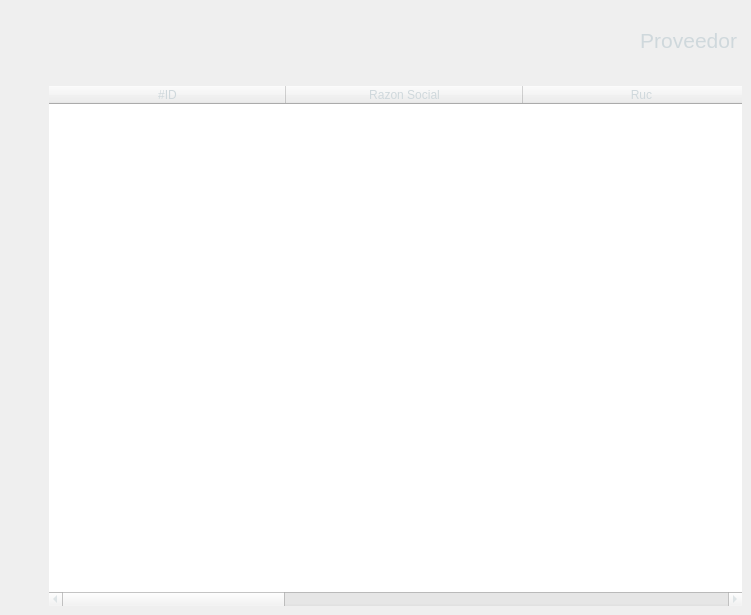
<?xml version="1.0" encoding="UTF-8"?>
<ui version="4.0">
 <class>Frame</class>
 <widget class="QFrame" name="Frame">
  <property name="geometry">
   <rect>
    <x>0</x>
    <y>0</y>
    <width>751</width>
    <height>615</height>
   </rect>
  </property>
  <property name="windowTitle">
   <string>Frame</string>
  </property>
  <property name="lineWidth">
   <number>0</number>
  </property>
  <layout class="QVBoxLayout" stretch="1,8">
   <property name="spacing">
    <number>10</number>
   </property>
   <property name="leftMargin">
    <number>40</number>
   </property>
   <property name="topMargin">
    <number>0</number>
   </property>
   <property name="rightMargin">
    <number>0</number>
   </property>
   <property name="bottomMargin">
    <number>0</number>
   </property>
   <item>
    <widget class="QFrame" name="frame">
     <property name="sizePolicy">
      <sizepolicy hsizetype="Expanding" vsizetype="Expanding">
       <horstretch>0</horstretch>
       <verstretch>0</verstretch>
      </sizepolicy>
     </property>
     <property name="layoutDirection">
      <enum>Qt::RightToLeft</enum>
     </property>
     <property name="frameShape">
      <enum>QFrame::NoFrame</enum>
     </property>
     <property name="frameShadow">
      <enum>QFrame::Raised</enum>
     </property>
     <property name="lineWidth">
      <number>0</number>
     </property>
     <widget class="QLabel" name="label">
      <property name="geometry">
       <rect>
        <x>486</x>
        <y>30</y>
        <width>211</width>
        <height>20</height>
       </rect>
      </property>
      <property name="sizePolicy">
       <sizepolicy hsizetype="Expanding" vsizetype="Expanding">
        <horstretch>0</horstretch>
        <verstretch>0</verstretch>
       </sizepolicy>
      </property>
      <property name="font">
       <font>
        <pointsize>16</pointsize>
       </font>
      </property>
      <property name="styleSheet">
       <string notr="true">QLabel {
	color: #cfd8dc;
}</string>
      </property>
      <property name="text">
       <string>Proveedor</string>
      </property>
      <property name="alignment">
       <set>Qt::AlignRight|Qt::AlignTrailing|Qt::AlignVCenter</set>
      </property>
     </widget>
     <widget class="QPushButton" name="btn_plus">
      <property name="geometry">
       <rect>
        <x>0</x>
        <y>30</y>
        <width>31</width>
        <height>31</height>
       </rect>
      </property>
      <property name="cursor">
       <cursorShape>PointingHandCursor</cursorShape>
      </property>
      <property name="text">
       <string/>
      </property>
      <property name="icon">
       <iconset>
        <normaloff>../assets/images/plus.png</normaloff>../assets/images/plus.png</iconset>
      </property>
      <property name="iconSize">
       <size>
        <width>25</width>
        <height>25</height>
       </size>
      </property>
      <property name="flat">
       <bool>true</bool>
      </property>
     </widget>
    </widget>
   </item>
   <item>
    <widget class="QFrame" name="frame_2">
     <property name="frameShape">
      <enum>QFrame::NoFrame</enum>
     </property>
     <property name="frameShadow">
      <enum>QFrame::Raised</enum>
     </property>
     <layout class="QVBoxLayout" name="verticalLayout">
      <item>
       <widget class="QTableWidget" name="table">
        <property name="enabled">
         <bool>true</bool>
        </property>
        <property name="styleSheet">
         <string notr="true">color: #cfd8dc;</string>
        </property>
        <property name="frameShape">
         <enum>QFrame::NoFrame</enum>
        </property>
        <property name="verticalScrollBarPolicy">
         <enum>Qt::ScrollBarAsNeeded</enum>
        </property>
        <property name="sizeAdjustPolicy">
         <enum>QAbstractScrollArea::AdjustToContents</enum>
        </property>
        <property name="editTriggers">
         <set>QAbstractItemView::NoEditTriggers</set>
        </property>
        <property name="alternatingRowColors">
         <bool>false</bool>
        </property>
        <property name="textElideMode">
         <enum>Qt::ElideMiddle</enum>
        </property>
        <property name="verticalScrollMode">
         <enum>QAbstractItemView::ScrollPerItem</enum>
        </property>
        <property name="showGrid">
         <bool>true</bool>
        </property>
        <property name="gridStyle">
         <enum>Qt::SolidLine</enum>
        </property>
        <property name="sortingEnabled">
         <bool>true</bool>
        </property>
        <property name="cornerButtonEnabled">
         <bool>false</bool>
        </property>
        <property name="rowCount">
         <number>0</number>
        </property>
        <property name="columnCount">
         <number>6</number>
        </property>
        <attribute name="horizontalHeaderVisible">
         <bool>true</bool>
        </attribute>
        <attribute name="horizontalHeaderCascadingSectionResizes">
         <bool>false</bool>
        </attribute>
        <attribute name="horizontalHeaderDefaultSectionSize">
         <number>237</number>
        </attribute>
        <attribute name="horizontalHeaderShowSortIndicator" stdset="0">
         <bool>true</bool>
        </attribute>
        <attribute name="verticalHeaderVisible">
         <bool>true</bool>
        </attribute>
        <attribute name="verticalHeaderHighlightSections">
         <bool>true</bool>
        </attribute>
        <attribute name="verticalHeaderShowSortIndicator" stdset="0">
         <bool>true</bool>
        </attribute>
        <column>
         <property name="text">
          <string>#ID</string>
         </property>
        </column>
        <column>
         <property name="text">
          <string>Razon Social</string>
         </property>
        </column>
        <column>
         <property name="text">
          <string>Ruc</string>
         </property>
        </column>
        <column>
         <property name="text">
          <string>Dirección</string>
         </property>
        </column>
        <column>
         <property name="text">
          <string>Teléfono</string>
         </property>
        </column>
        <column>
         <property name="text">
          <string>Representante</string>
         </property>
        </column>
       </widget>
      </item>
     </layout>
    </widget>
   </item>
  </layout>
 </widget>
 <resources/>
 <connections/>
</ui>
